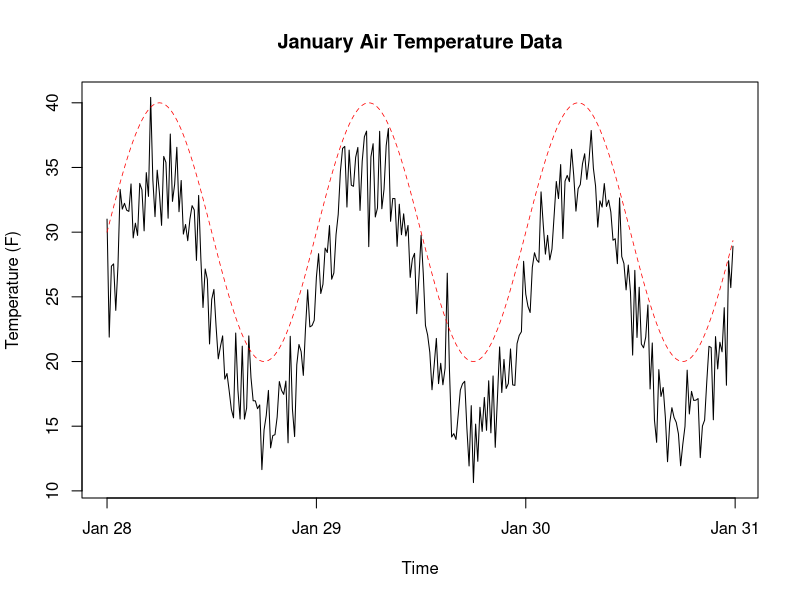
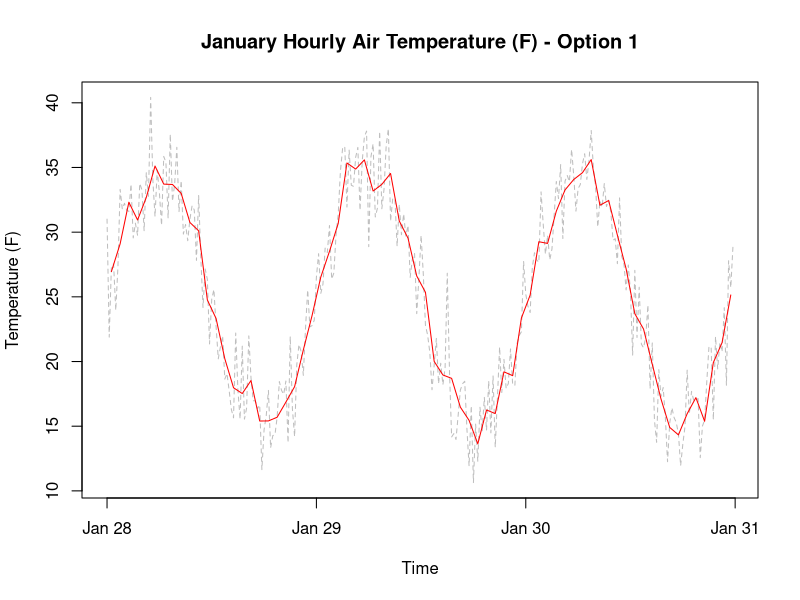
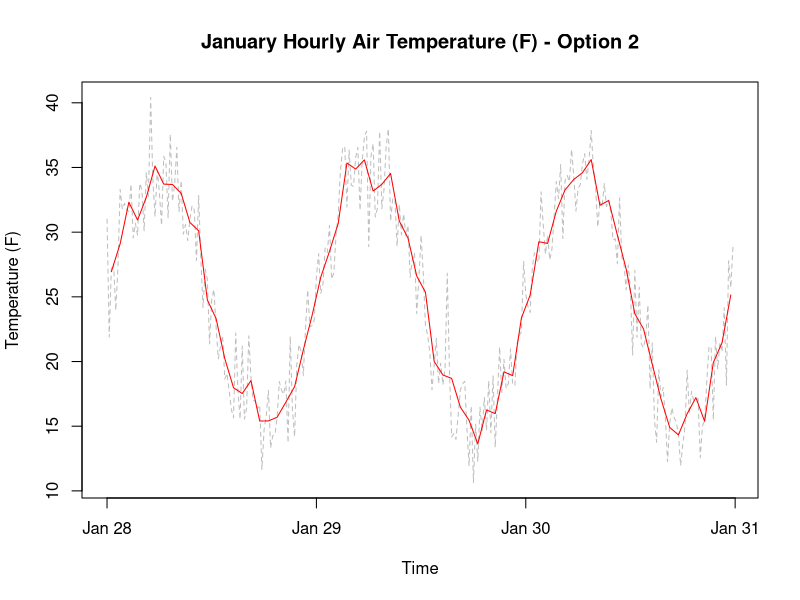

These figures' R source, in order:
#
# Create fake temperature data
#
#


# MODUL 04 task

# generate 15 min time-series data for 4 days
start_time <- as.POSIXct("2026-01-28 00:00:00")
end_time   <- as.POSIXct("2026-01-30 23:45:00")
time <- seq(from = start_time, to = end_time, by = "15 min")

# create daily theoretical temperature variation with a range of 10 degrees F
daily_cycle <- 10 * sin(2 * pi * as.numeric(difftime(time, start_time, units = "hours")) / 24)

# vary temperature around 25 F and add noise
value <- 25 + daily_cycle + rnorm(length(time), mean = 0, sd = 2.5)

# create data frame
df_temp <- data.frame( time = time, value = value)

# plot generate air temp
plot(df_temp$time, df_temp$value, type = "l", xlab = "Time", ylab = "Temperature (F)",
     main = "January Air Temperature Data")
# optional - show
lines(df_temp$time, 30+daily_cycle, col='red', lwd=0.75, lty=2)


df_temp$hour <- as.POSIXct(
  format(df_temp$time, "%Y-%m-%d %H:30:00")
  # tz = attr(df$time, "tzone")
)

# aggregate hourly
hourly_mean <- aggregate(value ~ hour, data = df_temp, FUN = mean)
# OR
hourly_mean2 <- tapply(df_temp$value, df_temp$hour, mean)


plot(df_temp$time, df_temp$value, type = "l", xlab = "Time", ylab = "Temperature (F)",
     main = "January Hourly Air Temperature (F) - Option 1", col='grey', lty=2)
lines(hourly_mean, col='red')

plot(df_temp$time, df_temp$value, type = "l", xlab = "Time", ylab = "Temperature (F)",
     main = "January Hourly Air Temperature (F) - Option 2", col='grey', lty=2)
lines(as.POSIXct(names(hourly_mean2)), hourly_mean2, col='red')


# 6 hrs
df_temp$hour6 <- as.POSIXct(
  paste(
    format(df_temp$time, "%Y-%m-%d"),
    sprintf("%02d:00:00", (as.integer(format(df_temp$time, "%H")) %/% 6) * 6)
  )
)

# aggregate to 6-hour means
mean_6hour <- aggregate(value ~ hour6, data = df_temp, FUN = mean)

# aggregate to 6-hour means
mean_6hour <- aggregate(value ~ hour6, data = df_temp, FUN = mean)







# INCLUDE MONTHLY TRENDLINE
# go out a month!

# Create 15-minute timestamps for one month (January 2024)
start_time <- as.POSIXct("2024-01-01 00:00:00")
end_time   <- as.POSIXct("2024-01-31 23:45:00")
time <- seq(from = start_time, to = end_time, by = "15 min")

# Number of observations
n <- length(time)

# Monthly warming trend (linear increase)
monthly_trend <- seq(from = 0, to = 10, length.out = n)

# Daily temperature cycle (sine wave, 24-hour period)
daily_cycle <- 5 * sin(2 * pi * as.numeric(difftime(time, start_time, units = "hours")) / 24)

# Random noise
noise <- rnorm(n, mean = 0, sd = 0.5)

# Combine components into temperature values
value <- 15 + monthly_trend + daily_cycle + noise

# Final data frame
df <- data.frame(
  time = time,
  value = value
)
